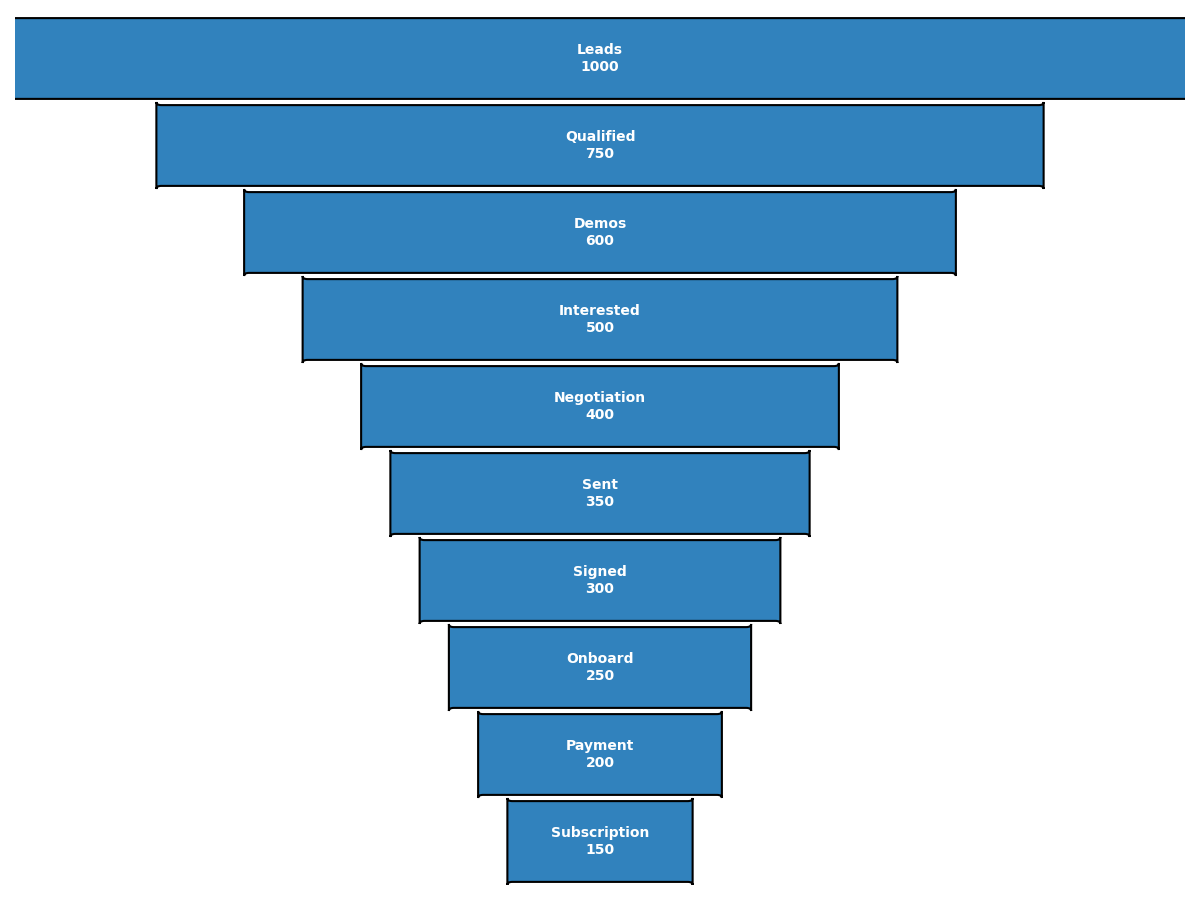

Python code for this plot:
import matplotlib.pyplot as plt
import matplotlib.patches as patches

stages = [
    "Leads",
    "Qualified",
    "Demos",
    "Interested",
    "Negotiation",
    "Sent",
    "Signed",
    "Onboard",
    "Payment",
    "Subscription"
]

values = [1000, 750, 600, 500, 400, 350, 300, 250, 200, 150]

single_color = '#3182bd'

fig, ax = plt.subplots(figsize=(12, 9))

total_width = 12
width_ratios = [value / max(values) for value in values]
heights = 1.4

for i, (stage, value) in enumerate(zip(stages, values)):
    stage_width = width_ratios[i] * total_width
    x_offset = (total_width - stage_width) / 2
    y_position = -i * heights

    polygon = patches.FancyBboxPatch(
        (x_offset, y_position),
        stage_width, -heights,
        boxstyle="round,pad=0.05",
        edgecolor='black',
        facecolor=single_color,
        linewidth=1.5
    )
    ax.add_patch(polygon)

    annotation = f"{stage}\n{value}"
    ax.text(total_width / 2, y_position - (heights / 2),
            annotation, ha='center', va='center',
            fontsize=10, color='white', fontweight='bold')

ax.set_xlim(0, total_width)
ax.set_ylim(-len(stages) * heights, 0)
ax.axis('off')

plt.tight_layout()
plt.show()
